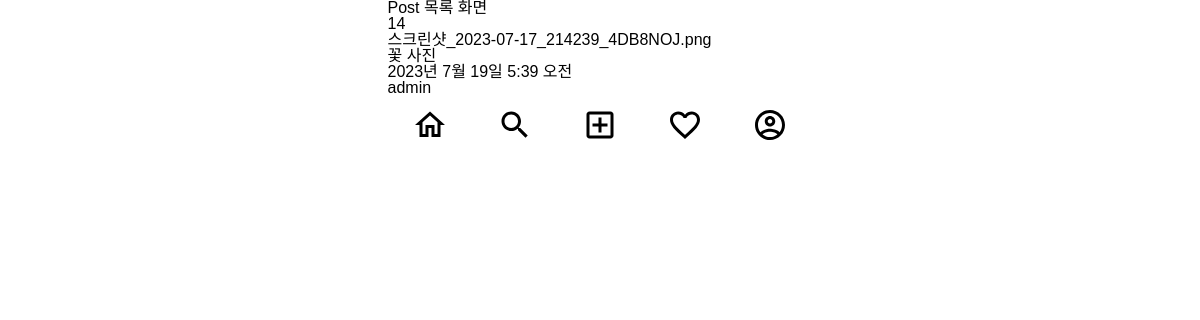
The app's page /posts/, older data.
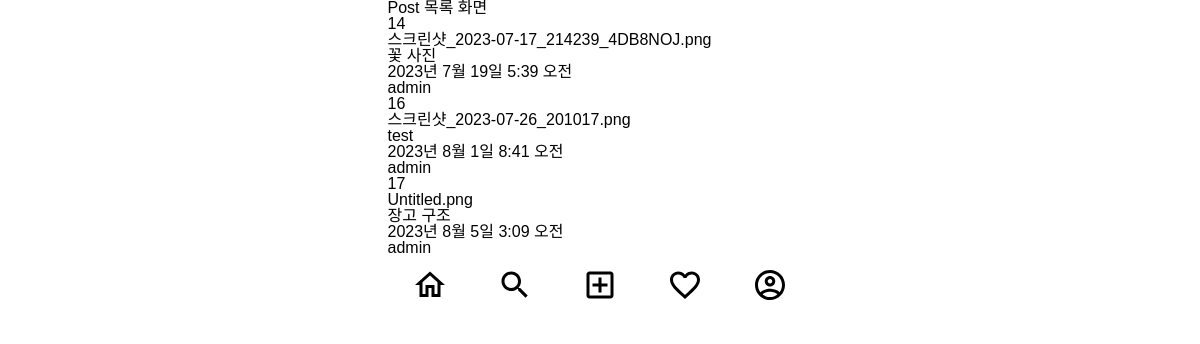
The same page, newer data.
### posts/models.py (models this page shows)
class Post(models.Model):
    image = models.ImageField(verbose_name='이미지',null=True, blank=True)
    content = models.TextField(verbose_name='내용')
    created_at = models.DateTimeField(verbose_name='작성일',auto_now_add=True)
    view_count = models.IntegerField(verbose_name='조회수',default=0)
    writer = models.ForeignKey(to=User, on_delete=models.CASCADE, null=True, blank=True)

### posts/views.py (the view)
# urls.py: path('', post_list_view, name = 'post-list'),
def post_list_view(request):
    post_list = Post.objects.all() # Post 전체 데이터 조회
    context = {
        'post_list' : post_list,
    }
    return render(request, 'posts/post_list.html', context)

### templates/posts/post_list.html (shortened to what this page needs)
{% extends 'base.html' %}
{% block content %}
<h1>Post 목록 화면</h1>
{% for post in post_list %}
    <div>
        {{ post.id }}<br>
        {{ post.image }}<br>
        {{ post.content }}<br>
        {{ post.created_at }}<br>
        {{ post.writer }}<br>
    </div>
{% endfor %}
{% endblock %}

Row changes from the older to the newer data that the page shows:
added Post: id "16", image "스크린샷_2023-07-26_201017.png", content "test", created_at "2023년 8월 1일 8:41 오전", writer "admin"
added Post: id "17", image "Untitled.png", content "장고 구조", created_at "2023년 8월 5일 3:09 오전", writer "admin"
